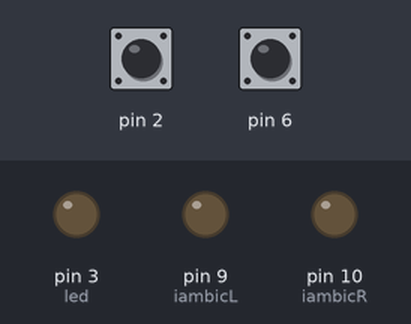
Simulated run of this sketch. Board: Arduino Uno, built with avr-gcc and run on an emulated ATmega328P. Shown: output pins drawn as LEDs (lit = HIGH). The test bench sets the inputs (shaded band); at power-on: pin 2 HIGH, pin 6 HIGH.

Above: at 1.2 s.
1.3 s: pin 2 pulled LOW for 0.15 s
At 1.39 s:
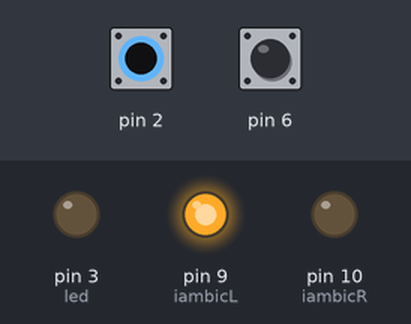
2.9 s: pin 6 pulled LOW for 0.15 s
At 2.99 s:
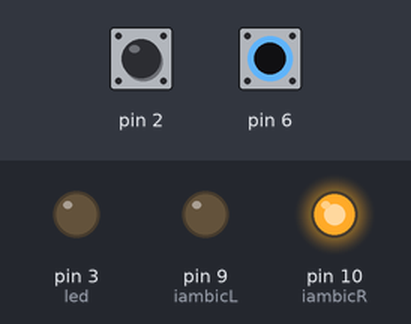
4.5 s: pin 6 pulled LOW for 3.2 s
At 8.9 s:
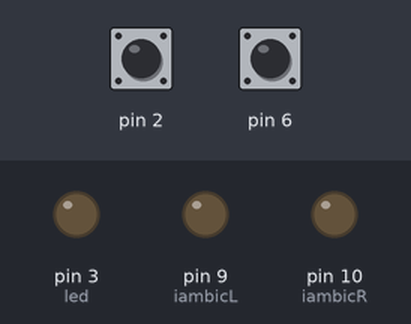
9.2 s: pin 2 pulled LOW for 3.2 s
At 10.3 s:
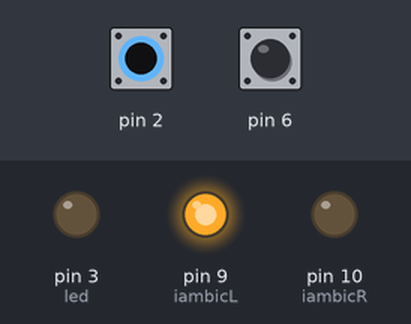
Timing chart, 0 to 13.9 s (numbered marks = the images above; inputs shaded):
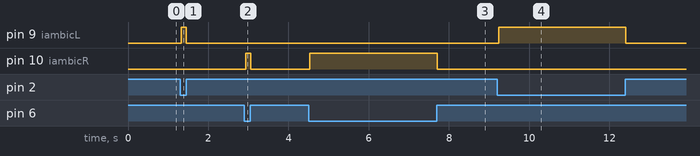

The sketch:

TouchKeyer.ino
```cpp
#include <CapacitiveSensor.h>
#include <stdio.h>

int led = 3;
int iambicL = 9;
int iambicR = 10;

// WPM in the context of morse code is how many times a 50 unit word can be sent in a minute.
// so the formula would be 60000ms/(50u*WPM) is the milliseconds per unit
// a dit is a unit, a dah is 3 units, a character break is 1 units
int wpm = 15;
int dit = 60000/(wpm*50); // 1 unit
int dah = 3*(60000/(wpm*50)); // 3 units

// this variable shows the mode of the keyer.
// 0: iambic paddle mode – just acts as an iambic paddle, acting as two switches with common ground
// 1: touch keyer mode - acts as a keyer, plugs into transceiver as straight key.
// 2: keyer mode - a separate iambic paddle can be plugged into the keyer
enum modes{iambicpaddle, touchkeyer, keyer};
enum modes mode = iambicpaddle; // default/initial mode is iambicpaddle mode

// button state variable
enum buttonStates{RL, LR, R, L, off};
enum buttonStates buttonState = off;

// initialize capacitive sensor objects
CapacitiveSensor LTouchPaddle = CapacitiveSensor(4,2); // Left Paddle
CapacitiveSensor RTouchPaddle = CapacitiveSensor(4,6); // Right Paddle

void setup()
{
  // calibrate the sensors
  LTouchPaddle.set_CS_AutocaL_Millis(0xFFFFFFFF);
  RTouchPaddle.set_CS_AutocaL_Millis(0xFFFFFFFF);
  // setup the led output pin
  pinMode(led, OUTPUT);
  pinMode(iambicL, OUTPUT);
  pinMode(iambicR, OUTPUT);
}

// checks for touch
void checktouch(){

  // Left is pressed
  if (LTouchPaddle.capacitiveSensor(30)>60 && RTouchPaddle.capacitiveSensor(30)<=60){buttonState = L;}
  // Right is pressed
  else if (RTouchPaddle.capacitiveSensor(30)>60 && LTouchPaddle.capacitiveSensor(30)<=60){buttonState = R;}

  // both are pressed and left was first
  if (LTouchPaddle.capacitiveSensor(30)>60 && RTouchPaddle.capacitiveSensor(30)>60 && buttonState == L){buttonState = LR;}
  // both are pressed and right was first
  else if (LTouchPaddle.capacitiveSensor(30)>60 && RTouchPaddle.capacitiveSensor(30)>60 && buttonState == R){buttonState = RL;}

  // no key pressed
  if (LTouchPaddle.capacitiveSensor(30)<=60 && RTouchPaddle.capacitiveSensor(30)<=60){buttonState = off;}
}

// keyer output
void morse_output(){
  switch(buttonState){
    case L: digitalWrite(led, HIGH); delay(dit); digitalWrite(led, LOW); break; // dit

    case R: digitalWrite(led, HIGH); delay(dah); digitalWrite(led, LOW); break; // dah

//    case LL: digitalWrite(led, HIGH); delay(dit); digitalWrite(led, LOW); delay(dit); break; // dit dit
//    case RR: digitalWrite(led, HIGH); delay(); digitalWrite(led, LOW); delay(dit); break; // dah dah

    case LR: digitalWrite(led, HIGH); delay(dit); digitalWrite(led, LOW); // ditdah
             delay(dit); // char pause
             digitalWrite(led, HIGH); delay(dit); digitalWrite(led, LOW); delay(dit); break; //

    case RL: digitalWrite(led, HIGH); delay(dah); digitalWrite(led, LOW); // dahdit
             delay(dit); // char pause
             digitalWrite(led, HIGH); delay(dit); digitalWrite(led, LOW); delay(dit); break;

    case off: digitalWrite(led, LOW); break;
    default: break;
  }
}

// mode 0
void iambicPaddle(){
  checktouch();
  if(buttonState == R){digitalWrite(iambicR, HIGH); digitalWrite(iambicL, LOW); Serial.write('R');}
  else if(buttonState == L){digitalWrite(iambicL, HIGH); digitalWrite(iambicR, LOW); Serial.write('L');}
  else if(buttonState == RL || buttonState == LR){digitalWrite(iambicR, HIGH); digitalWrite(iambicL, HIGH); Serial.write('B');}
  else{digitalWrite(iambicR, LOW); digitalWrite(iambicL, LOW); Serial.write('n');}
}
//
//// mode 1
//void touchkeyer(){
//
//}
//
//// mode 2
//void keyer(){
//
//}
//
//void morsecode(){
//}

void loop()
{
  iambicPaddle();
}
```

Measured:
- after the input at 1.3 s, pin 9 (iambicL): LOW → HIGH at once, → LOW 0.13 s later
- after the input at 2.9 s, pin 10 (iambicR): LOW → HIGH at once, → LOW 0.13 s later
- after the input at 4.5 s, pin 10 (iambicR): LOW → HIGH at once, → LOW 3.2 s later
- after the input at 9.2 s, pin 9 (iambicL): LOW → HIGH at once, → LOW 3.2 s later
